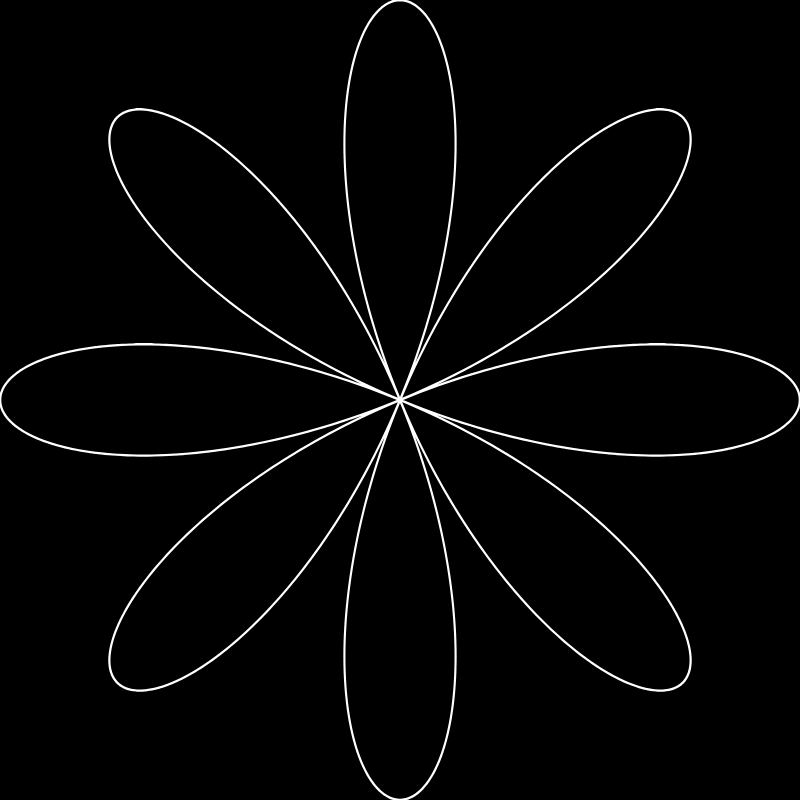
Frame 1 (no input)
Frame 60 (no input): identical to frame 1, image omitted
Frame 120 (the mouse pressed at the canvas centre since frame 60): identical to frame 1, image omitted

The p5.js sketch that drew this single still picture (run headless with seeded random() and noise() and a simulated clock; from frame 60 on, the mouse is pressed at the canvas centre):

// p5.js sketch
// ── sketch.js
var slider;
var cv;

function centerCanvas() {
  var x = (windowWidth - width) / 2;
  var y = (windowHeight - height) / 2;
  cv.position(x,y);
}

function setup() {
  cv = createCanvas(800, 800);
  centerCanvas();
  slider = createSlider(1,5,4,0.1);
}

function windowResized() {
  centerCanvas();
}

function draw() {
  k = slider.value();
  background('#000');
  translate(width/2, height/2);

  beginShape();
  stroke(255);
  noFill();
  strokeWeight(2);
  for(var a = 0; a < TWO_PI * 10; a+= 0.02) {
    var r = 400 * cos(k* a);
    var x = r*cos(a);
    var y = r*sin(a);
    vertex(x,y);
  }
  endShape();
}
